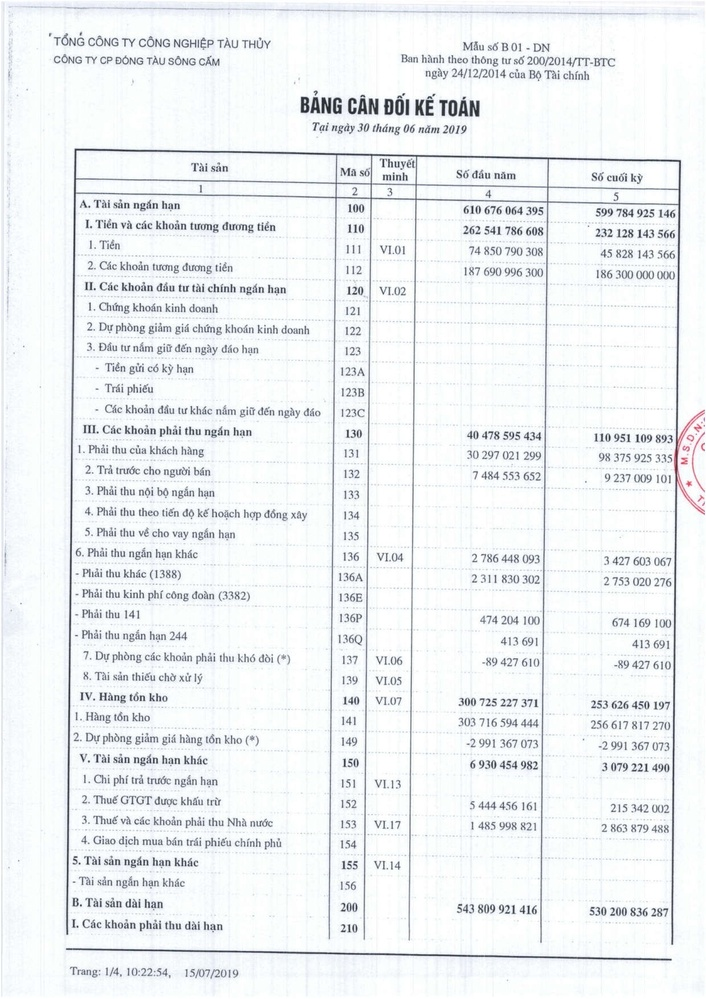
#> input picture Tuan3/data/bctc2019.jpg, 706 x 999 px, shrunk from 1240 x 1754 before the run, found by its file name
$ python InvertedImage.py
#> lines starting #> are read from the running program, lines starting #| are printed output that depends on the picture
import cv2
from matplotlib import pyplot as plt
image_file = "Tuan3/data/bctc2019.jpg"
img = cv2.imread(image_file)
#> img is the input picture: shape (999, 706, 3); mean B, G, R 243.1, 241.4, 238.2
def display(im_path):
    dpi = 80
    im_data = plt.imread(im_path)
    height, width, depth, = im_data.shape

    #what size does the figure need to be in inches to fit the image?
    figsize = width/float(dpi), height/float(dpi)

    #create a figure of the right size with one axes that takes up the full figure
    fig = plt.figure(figsize=figsize)
    ax = fig.add_axes([0, 0, 1, 1])

    #hide spines, ticks, etc.
    ax.axis('off')

    #display the image
    ax.imshow(im_data, cmap='gray')
    plt.show()

inverted_image = cv2.bitwise_not(img)
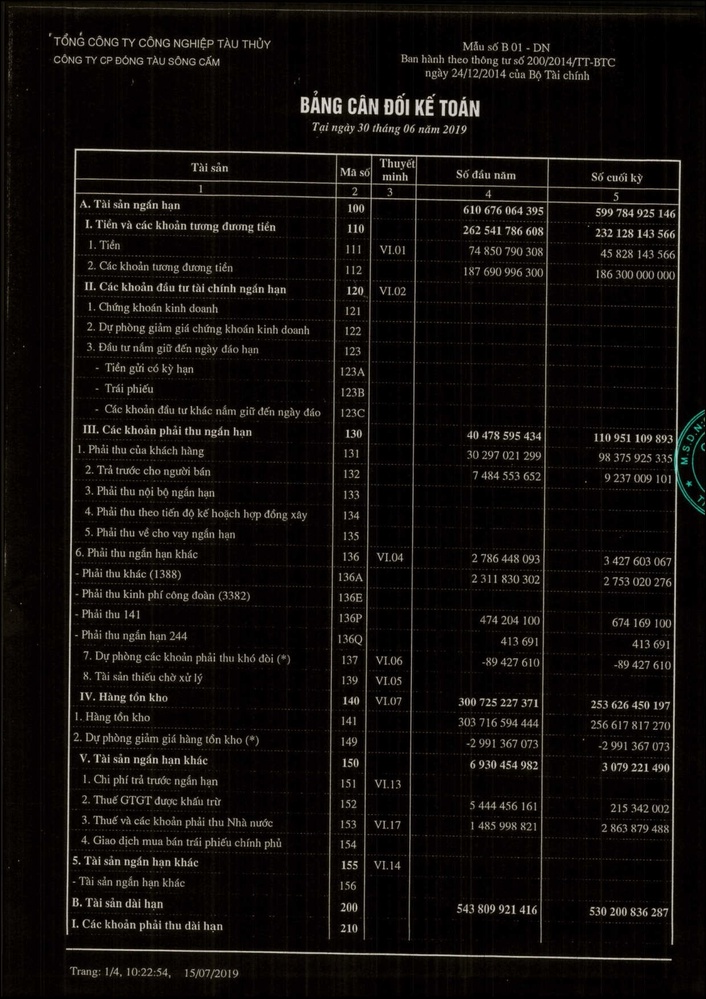
#> inverted_image: shape (999, 706, 3); mean B, G, R 11.9, 13.6, 16.8
cv2.imwrite("Tuan3/data/bctc2019_inverted.jpg", inverted_image)
display("Tuan3/data/bctc2019_inverted.jpg")
